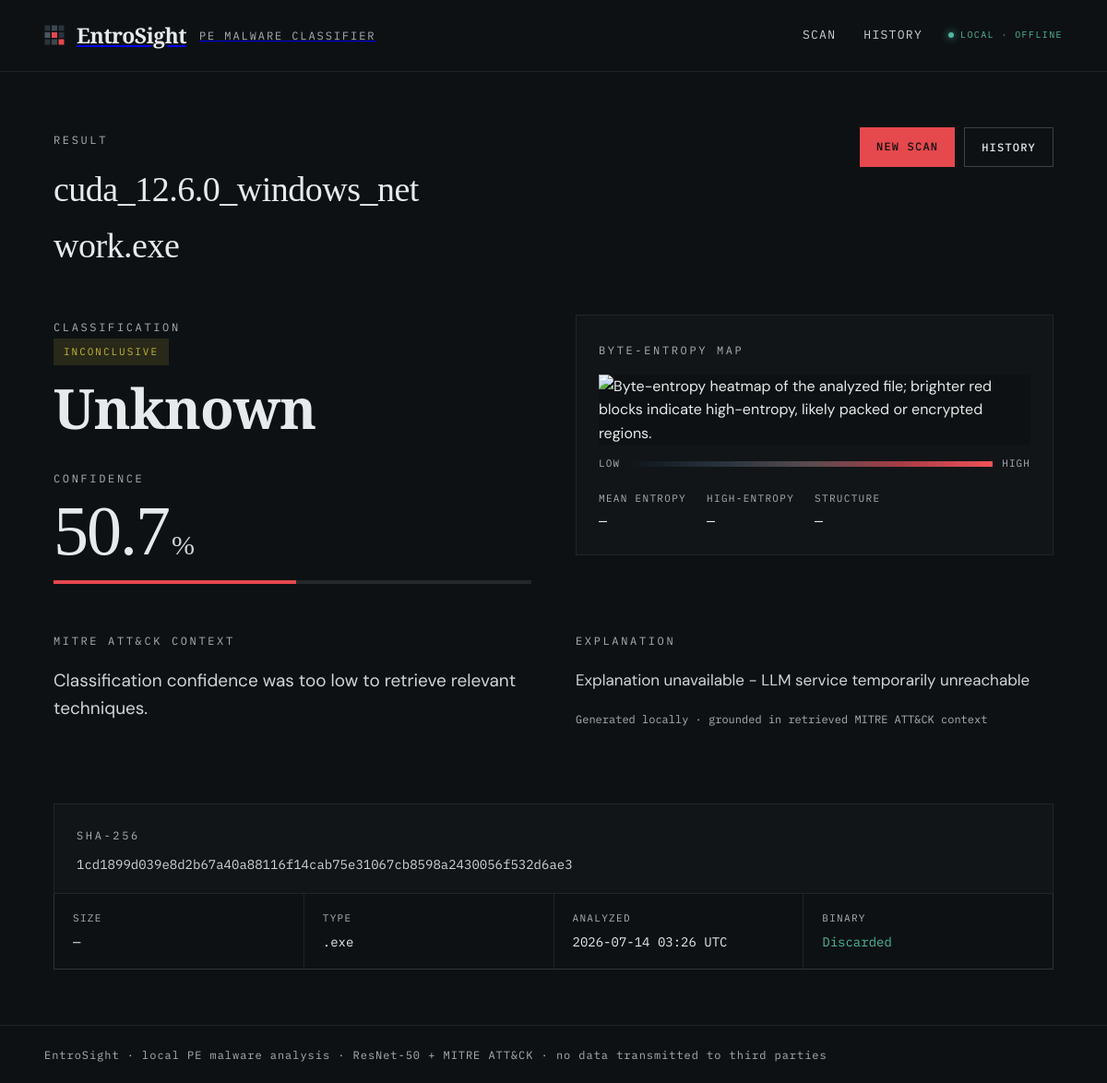
Page /scan/40 on the committed database.
### tables this page shows
CREATE TABLE scan_results (
    id INTEGER PRIMARY KEY AUTOINCREMENT,
    sha256 TEXT NOT NULL,
    filename TEXT NOT NULL,
    predicted_label TEXT NOT NULL,
    confidence REAL NOT NULL,
    explanation TEXT NOT NULL,
    heatmap_path TEXT NOT NULL,
    timestamp DATETIME DEFAULT CURRENT_TIMESTAMP,
    total_time_ms REAL NOT NULL
, file_size INTEGER NOT NULL DEFAULT 0);

### app/main.py (the view)
@app.get("/scan/{scan_id}", response_class=HTMLResponse)
async def scan_result_page(request: Request, scan_id: int):
    db: ScanHistoryDB = request.app.state.components.db
    record = await db.get_result(scan_id)
    if record is None:
        return templates.TemplateResponse(
            request,
            "error.html",
            {"isError": True, "error_message": "Scan not found"},
            status_code=404,
        )
    record.heatmap_url = _heatmap_url_for(record)
    file_size_human = _format_file_size(record.file_size)
    heatmap_stats = _compute_heatmap_stats(record.heatmap_path)
    techniques = _get_techniques_for_record(record, request.app.state.components.rag_engine)
    return templates.TemplateResponse(
        request,
        "result.html",
        {
            "isResult": True,
            "r": record,
            "file_size_human": file_size_human,
            "heatmap_stats": heatmap_stats,
            "techniques": techniques,
        },
    )

### app/templates/result.html (shortened to what this page needs)
{% extends "base.html" %}
{% block content %}
{% set is_benign = (r.predicted_label == "Benign") %}
{% set is_unknown = (r.predicted_label == "Unknown") %}
{% set confidence_pct = (r.confidence * 100) if r.confidence is not none else 0 %}
{% set heatmap_src = (r.heatmap_url if r.heatmap_url is defined and r.heatmap_url
                      else (r.heatmap_path if r.heatmap_path is defined else "")) %}
<article class="result-view">
  <div class="result-header">
    <div>
      <span class="eyebrow">Result</span>
      <h1 class="result-title">{{ r.filename }}</h1>
    </div>
    <div class="result-header__actions">
      <a href="/" class="btn btn--primary">New scan</a>
      <a href="/history" class="btn btn--ghost">History</a>
    </div>
  </div>
  <div class="split-grid">
    <div>
      <span class="eyebrow">Classification</span>
      <div>
        <span class="verdict-badge {{ 'verdict-badge--benign' if is_benign else ('verdict-badge--unknown' if is_unknown else 'verdict-badge--malicious') }}">
          {{ "Benign" if is_benign else ("Inconclusive" if is_unknown else "Malicious") }}
        </span>
      </div>
      <h2 class="family-name">{{ r.predicted_label }}</h2>
      <div style="margin-top:32px">
        <span class="eyebrow">Confidence</span>
        <div class="confidence-value">
          <span class="confidence-value__num">{{ confidence_pct | round(1) }}</span>
          <span class="confidence-value__pct">%</span>
        </div>
        <div class="meter">
          <div class="meter__fill" style="width:{{ confidence_pct }}%"></div>
        </div>
      </div>
    </div>
    <div class="panel">
      <span class="eyebrow">Byte-entropy map</span>
      {% if heatmap_src %}
      <img
        class="heatmap-canvas"
        src="{{ heatmap_src }}"
        alt="Byte-entropy heatmap of the analyzed file; brighter red blocks indicate high-entropy, likely packed or encrypted regions."
      />
      {% endif %}
      <div class="heatmap-legend">
        <span class="heatmap-legend__label">LOW</span>
        <div class="heatmap-legend__bar" aria-hidden="true"></div>
        <span class="heatmap-legend__label">HIGH</span>
      </div>
      <div class="stat-row">
        <div class="stat">
          <span class="stat__label">Mean entropy</span>
          <span class="stat__value">
            {% if heatmap_stats is defined and heatmap_stats and heatmap_stats.mean_entropy is not none %}
              {{ heatmap_stats.mean_entropy }} <span class="unit">bits/byte</span>
            {% else %}—{% endif %}
          </span>
        </div>
        <div class="stat">
          <span class="stat__label">High-entropy</span>
          <span class="stat__value">
            {% if heatmap_stats is defined and heatmap_stats and heatmap_stats.high_entropy_pct is not none %}
              {{ heatmap_stats.high_entropy_pct }}
            {% else %}—{% endif %}
          </span>
        </div>
        <div class="stat">
          <span class="stat__label">Structure</span>
          <span class="stat__value">
            {% if heatmap_stats is defined and heatmap_stats and heatmap_stats.structure %}
              {{ heatmap_stats.structure }}
            {% else %}—{% endif %}
          </span>
        </div>
      </div>
    </div>
  </div>
  <div class="split-grid split-grid--gap-lg">
    <div>
      <span class="eyebrow">MITRE ATT&amp;CK context</span>
      {% if techniques %}
      <div class="tech-list">
        {% for t in techniques %}
        <div class="tech">
          <span class="tech__id">{{ t.technique_id }}</span>
          <span class="tech__name">{{ t.technique_name }}</span>
          <span class="tech__tactic">{{ t.tactic if t.tactic is defined and t.tactic else "" }}</span>
        </div>
        {% endfor %}
      </div>
      {% elif is_benign %}
      <p class="lead" style="margin-top:16px">No ATT&amp;CK techniques are associated with a benign classification.</p>
      {% elif is_unknown %}
      <p class="lead" style="margin-top:16px">Classification confidence was too low to retrieve relevant techniques.</p>
      {% else %}
      <p class="lead" style="margin-top:16px">No ATT&amp;CK techniques were retrieved for this sample.</p>
      {% endif %}
    </div>
    <div>
      <span class="eyebrow">Explanation</span>
      <p class="explanation">{{ r.explanation }}</p>
      <span class="explanation-footer">Generated locally · grounded in retrieved MITRE ATT&amp;CK context</span>
    </div>
  </div>
  <div class="hash-panel">
    <span class="eyebrow">SHA-256</span>
    <div class="hash-panel__value">{{ r.sha256 }}</div>
  </div>
  <div class="grid-cards grid-cards--meta">
    <div class="card card--meta">
      <span class="card__label">Size</span>
      <span class="card__value">
        {% if file_size_human is defined and file_size_human %}{{ file_size_human }}{% else %}—{% endif %}
      </span>
    </div>
    <div class="card card--meta">
      <span class="card__label">Type</span>
      <span class="card__value">
        {% if "." in r.filename %}.{{ r.filename.rsplit(".", 1)[-1] | lower }}{% else %}—{% endif %}
      </span>
    </div>
    <div class="card card--meta">
      <span class="card__label">Analyzed</span>
      <span class="card__value">
        {% if timestamp_str is defined and timestamp_str %}
          {{ timestamp_str }}
        {% elif r.timestamp is defined and r.timestamp %}
          {{ r.timestamp.strftime("%Y-%m-%d %H:%M UTC") if r.timestamp.strftime is defined else r.timestamp }}
        {% else %}—{% endif %}
      </span>
    </div>
    <div class="card card--meta">
      <span class="card__label">Binary</span>
      <span class="card__value card__value--ok">Discarded</span>
    </div>
  </div>
</article>
{% endblock %}

### rows in the picture
scan_results: filename "cuda_12.6.0_windows_network.exe", predicted_label "Unknown", explanation "Explanation unavailable - LLM service temporarily unreachable", sha256 "1cd1899d039e8d2b67a40a88116f14cab75e31067cb8598a2430056f532d6ae3", filename "exe"

### other values in the picture
{{ confidence_pct | round(1) }} "50.7"
